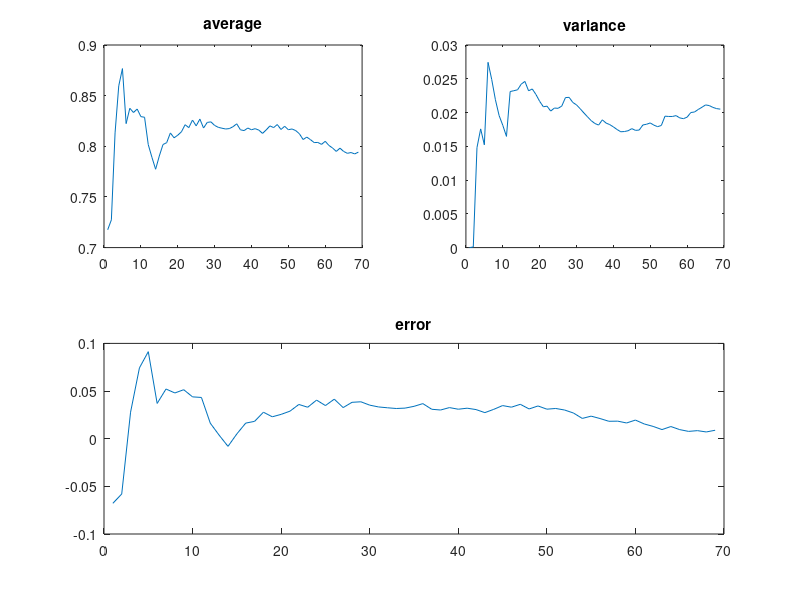

Recreate this plot in MATLAB.
f = @(x)  1/(1+x.^2);
N_start=1;
max_iter=70;

N=N_start;

F_hat=0;
var_hat=0;
F=[];
var=[];
while N<max_iter
    X=rand();
    delta_N = f(X) - F_hat;
    
    F_hat=F_hat+delta_N/N;
    var_hat = var_hat +delta_N*(f(X) - F_hat);
    
    N=N+1;
    
    % save intermediate results to create figure
    F=[F F_hat];
    var=[var var_hat/(N-1)];
end

figure;
subplot(2,2,1);
plot(F);title('average');
subplot(2,2,2);
plot(var);title('variance');
subplot(2,1,2);
plot(F-(pi/4));title('error');

% how to get an estimate of the variance of IN from one approximation?????
